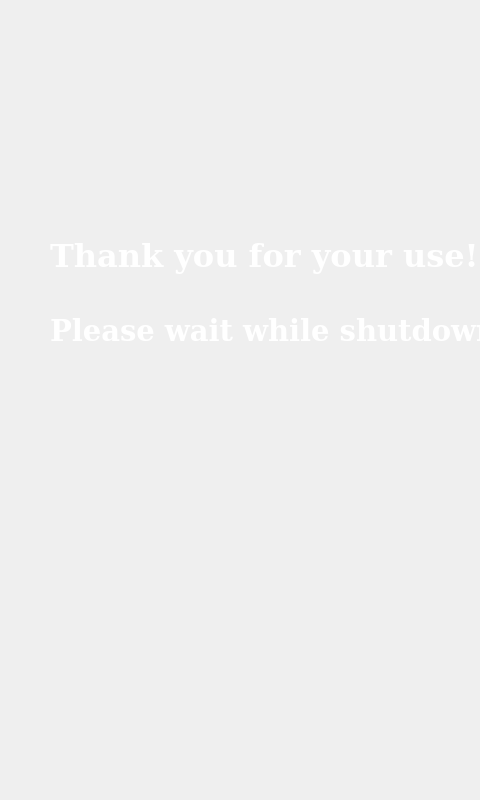
<?xml version="1.0" encoding="UTF-8"?>
<ui version="4.0">
 <class>Other</class>
 <widget class="QDialog" name="Other">
  <property name="geometry">
   <rect>
    <x>0</x>
    <y>0</y>
    <width>480</width>
    <height>800</height>
   </rect>
  </property>
  <property name="windowTitle">
   <string>Dialog</string>
  </property>
  <property name="styleSheet">
   <string notr="true">QLabel{
color:rgb(255, 255, 255); 
}

QDialog{
background:url(://image/backGround.png)
}</string>
  </property>
  <widget class="QLabel" name="label_power">
   <property name="geometry">
    <rect>
     <x>50</x>
     <y>310</y>
     <width>471</width>
     <height>41</height>
    </rect>
   </property>
   <property name="font">
    <font>
     <family>DejaVu Serif</family>
     <pointsize>22</pointsize>
     <weight>75</weight>
     <bold>true</bold>
    </font>
   </property>
   <property name="text">
    <string>Please wait while shutdown..</string>
   </property>
  </widget>
  <widget class="QLabel" name="label_Thank">
   <property name="geometry">
    <rect>
     <x>50</x>
     <y>220</y>
     <width>431</width>
     <height>71</height>
    </rect>
   </property>
   <property name="font">
    <font>
     <family>DejaVu Serif</family>
     <pointsize>24</pointsize>
     <weight>75</weight>
     <bold>true</bold>
    </font>
   </property>
   <property name="text">
    <string>Thank you for your use!</string>
   </property>
  </widget>
  <widget class="QLabel" name="label_process">
   <property name="geometry">
    <rect>
     <x>120</x>
     <y>370</y>
     <width>256</width>
     <height>32</height>
    </rect>
   </property>
   <property name="text">
    <string/>
   </property>
  </widget>
 </widget>
 <resources/>
 <connections/>
</ui>
